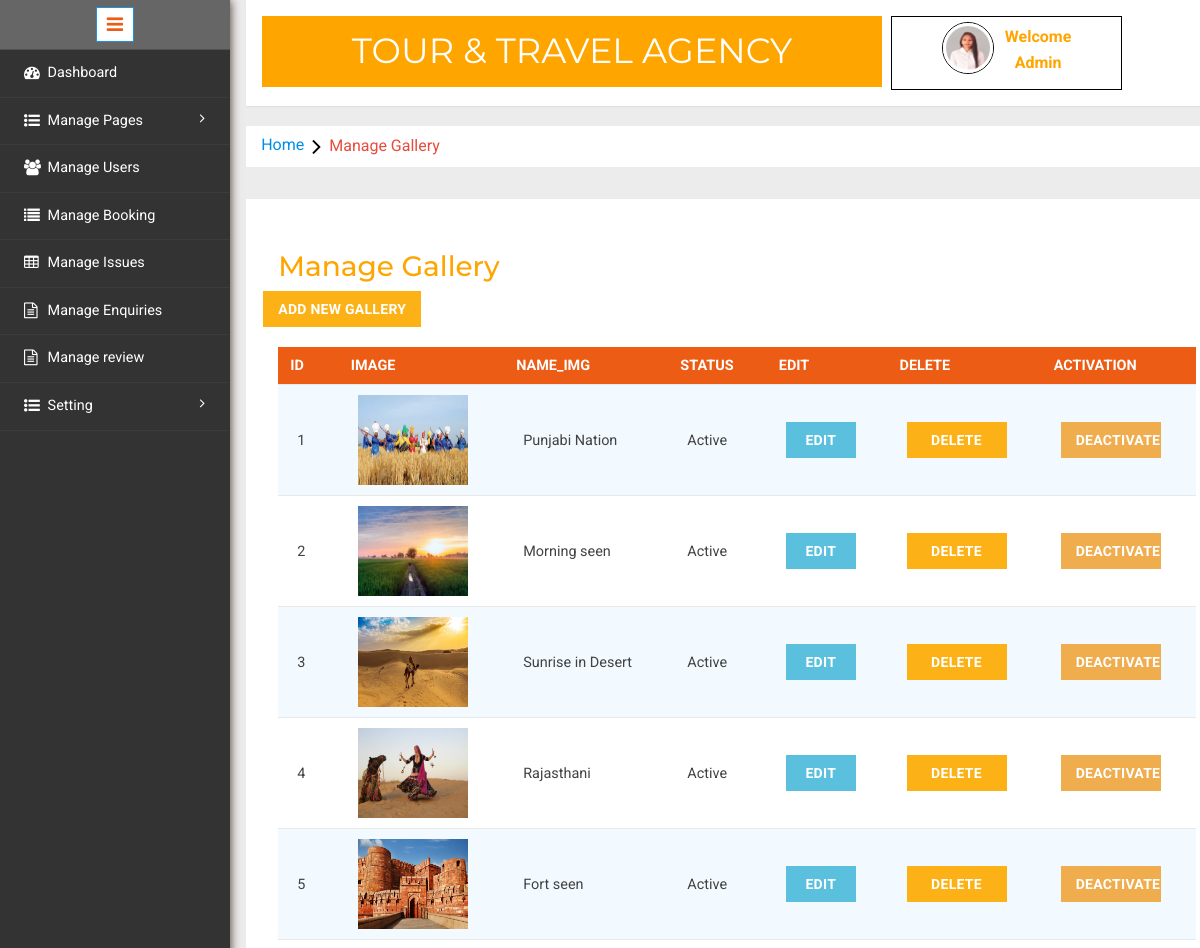
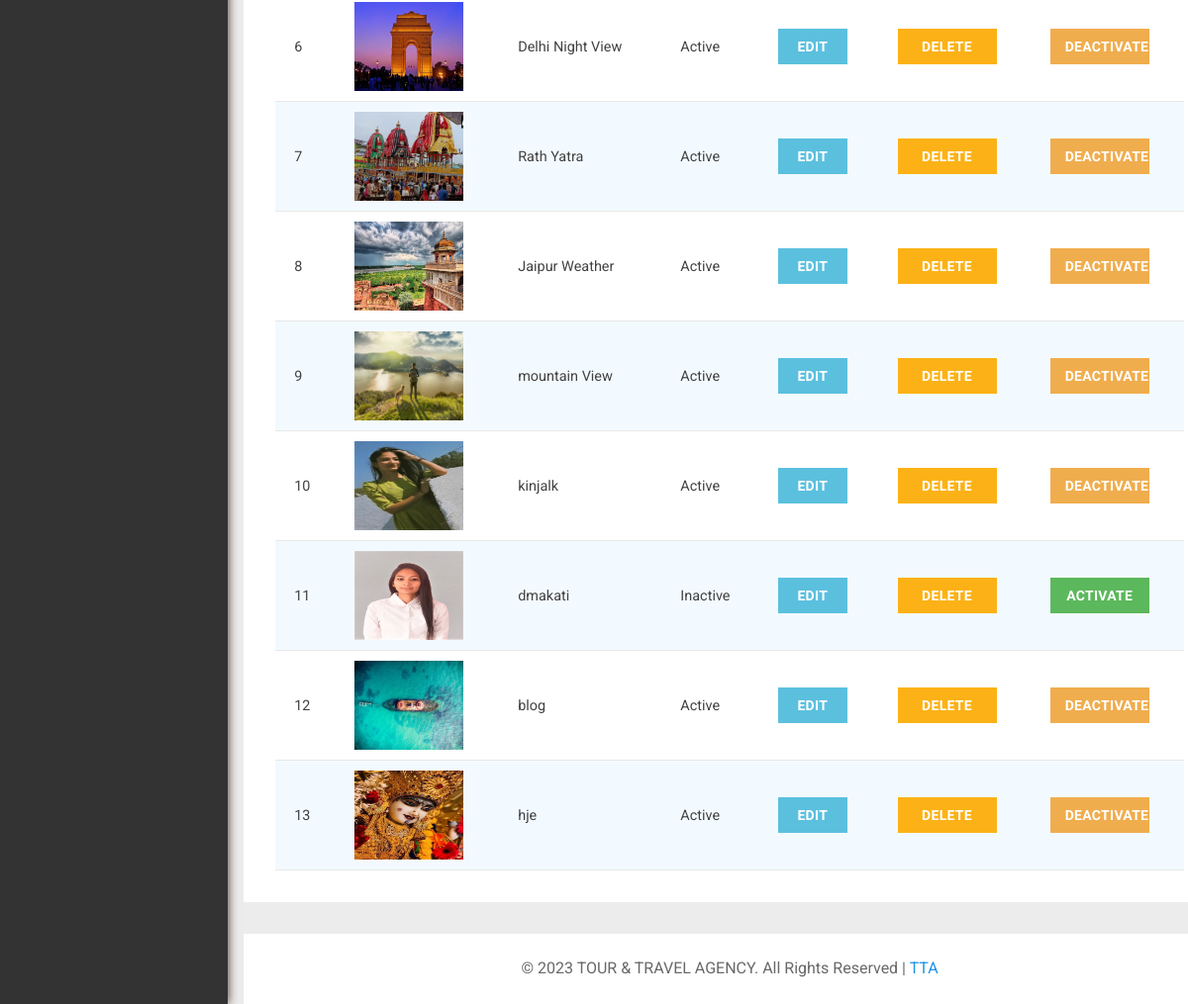
The app's page /admin/manage_gallery.php (signed in) with its own data (2 pictures, top to bottom).
### tables this page shows
CREATE TABLE `admin1` (
  `id` int(11) NOT NULL,
  `UserName` varchar(100) DEFAULT NULL,
  `Password` varchar(100) DEFAULT NULL,
  `profile_photo` varchar(255) DEFAULT NULL
);

CREATE TABLE `gallery` (
  `id` int(11) NOT NULL,
  `images` varchar(255) NOT NULL,
  `name_img` char(50) DEFAULT NULL,
  `status` varchar(50) NOT NULL DEFAULT 'Active'
);

### admin/manage_gallery.php (the view, shortened to what this page needs)
<?php
include_once("../conection.php");
mysqli_select_db($con,"tms");
$sql2="select *from gallery";
$ans3=mysqli_query($con,$sql2);
include_once("includes/sidebarmenu.php");
?>
 <link href="css/style1.css" rel='stylesheet' type='text/css' />
 <link href="css/table-style.css" rel='stylesheet' type='text/css' />
<link rel="stylesheet" href="css/icon-font.min.css" type='text/css' />
<body>
<div class="page-container">
<div class="left-content">
	   <div class="mother-grid-inner">
        <?php
        include_once("includes/header.php");
        ?>
</div>
<ol class="breadcrumb">
                <li class="breadcrumb-item"><a href="dashboard.php" style="background-color:white;">Home</a><i class="fa fa-angle-right"></i>Manage Gallery</li>
            </ol>
<div class="agile-grids">
				<div class="agile-tables">
					<div class="w3l-table-info">
					  <h2 style="color:orange;">Manage Gallery</h2>
            <form action="add_gallery.php">
                <div class="row">
                    <div class="col">
                        <a href="add_gallery.php"> <button class="btn btn-danger">Add New Gallery</button></a>
                    </div>
                </div>
            </form>
					    <table id="table">
						<thead>
						  <tr>
						  <th  style="background-color:#ED5C14;">id</th>
							<th  style="background-color:#ED5C14;" >Image</th>
							<th  style="background-color:#ED5C14;" >Name_Img</th>
							<th style="background-color:#ED5C14;" >Status </th>
              <th style="background-color:#ED5C14">EDIT</th>
              <th style="background-color:#ED5C14">DELETE</th>
              <th style="background-color:#ED5C14">ACTIVATION</th>
						  </tr>
              </thead>
              <?php
while($sql3=mysqli_fetch_array($ans3))
{ ?>
  <tr>
      <td><?php echo $sql3[0]; ?></td>
      <td><img src=" ../images/<?php echo $sql3[1];?>"height='90px'; width='110px'></td>
      <td><?php echo $sql3[2]; ?></td>
      <td><?php echo $sql3[3]; ?></td>
      <td> <a href="admin_edit_gallery.php?id=<?php echo $sql3[0]; ?>"><button class="btn btn-info" style="width:70px">Edit</button></a>
      </td>
      <td> <a href="delete_gallery.php?id=<?php echo $sql3[0]; ?>"><button class="btn btn-danger" style="width:100px">Delete</button></a>
      </td>
      <?php
      if ($sql3[3] == "Active") { ?>
          <td> <a href="admin_deactivate_gallery.php?id=<?php echo $sql3[0]; ?>"><button class="btn btn-warning" style="width:100px">Deactivate</button></a>
          </td>
      <?php
      } else if ($sql3[3] == "Inactive") {
      ?>
          <td> <a href="admin_activate_gallery.php ?id=<?php echo $sql3[0]; ?>"><button class="btn btn-success" style="width:100px">Activate</button></a>
          </td>
      <?php
      } else {
      ?>
          <td> <a href="admin_activate_blog.php ?id=<?php echo $sql3[0]; ?>"><button class="btn btn-success" style="width:100px">Activate</button></a>
          </td>
      <?php
      }
      ?>
  </tr>
<?php
}
?>
    </table>
    </div>
    </div>
    <?php include('includes/footer.php');?>
    </div>
</div>
</div>
    </body>

### admin/includes/header.php (shortened to what this page needs)
<html>
<link href="css/bootstrap.min.css" rel='stylesheet' type='text/css' />
<link href="css/style1.css" rel='stylesheet' type='text/css' />
<link rel="stylesheet" href="css/morris.css" type="text/css"/>
<link href="css/font-awesome.css" rel="stylesheet">
<link rel="stylesheet" type="text/css" href="css/table-style.css" />
<link rel="stylesheet" type="text/css" href="css/basictable.css" />
    <body>
<div class="header-main">
					<div class="logo-w3-agile" style="background-color:orange;">
								<h1><a href="dashboard.php" style="background-color:orange;">TOUR & TRAVEL AGENCY</a></h1>
							</div>
						<div class="profile_details w3l" style="background-color:white; border:1px solid black;">
								<ul>
									<li class="dropdown profile_details_drop" >
										<a href="#" class="dropdown-toggle" data-toggle="dropdown" aria-expanded="false" style="background-color:white;">
										<?php
										$sql="select * from admin1";
										$r=mysqli_query($con,$sql);
										while($a=mysqli_fetch_array($r))
									{
										?>
										<div class="profile_img">
												<span class="prfil-img" style="border:1px solid black; border-radius:50%;"><img src="../images/<?php echo $a[3];?>" alt=""> </span>
												<div class="user-name">
													<p style="color:orange;" >Welcome</p>
													<p style="color:orange;"><?php echo $a[1];?></p>
												</div>
												<?php
									}
									?>
									</li>
								</ul>
							</div>
				</div>
</body>
   </html>

### admin/css/table-style.css (style rules this page uses)
table { background: white; border-collapse: collapse; margin: 1.25em 0 0; width: 100%; }
table tr, table th, table td { border: none; border-bottom: 1px solid #e8e8e8; font-size: .95em; }
table th, table td { padding: 10px 12px; text-align: left; }
table th { background: orange; color: #fff; text-transform: uppercase; }
table tr td { background: #f3faff; color: #424242; }
table tr:nth-of-type(2n+2) td { background: #ffffff; }
table { width: 100%; }

### admin/manage_gallery.php (style rules this page uses)
.dropdown { position: relative; display: inline-block; }

### records on screen
admin1: profile_photo (picture), UserName "Admin"
gallery: id "1", images (picture), name_img "Punjabi Nation", status "Active"
gallery: id "2", images (picture), name_img "Morning seen", status "Active"
gallery: id "3", images (picture), name_img "Sunrise in Desert", status "Active"
gallery: id "4", images (picture), name_img "Rajasthani", status "Active"
gallery: id "5", images (picture), name_img "Fort seen", status "Active"
gallery: id "6", images (picture), name_img "Delhi Night View", status "Active"
gallery: id "7", images (picture), name_img "Rath Yatra", status "Active"
gallery: id "8", images (picture), name_img "Jaipur Weather", status "Active"
gallery: id "9", images (picture), name_img "mountain View", status "Active"
gallery: id "10", images (picture), name_img "kinjalk", status "Active"
gallery: id "11", images (picture), name_img "dmakati", status "Inactive"
gallery: id "12", images (picture), name_img "blog", status "Active"
gallery: id "13", images (picture), name_img "hje", status "Active"
